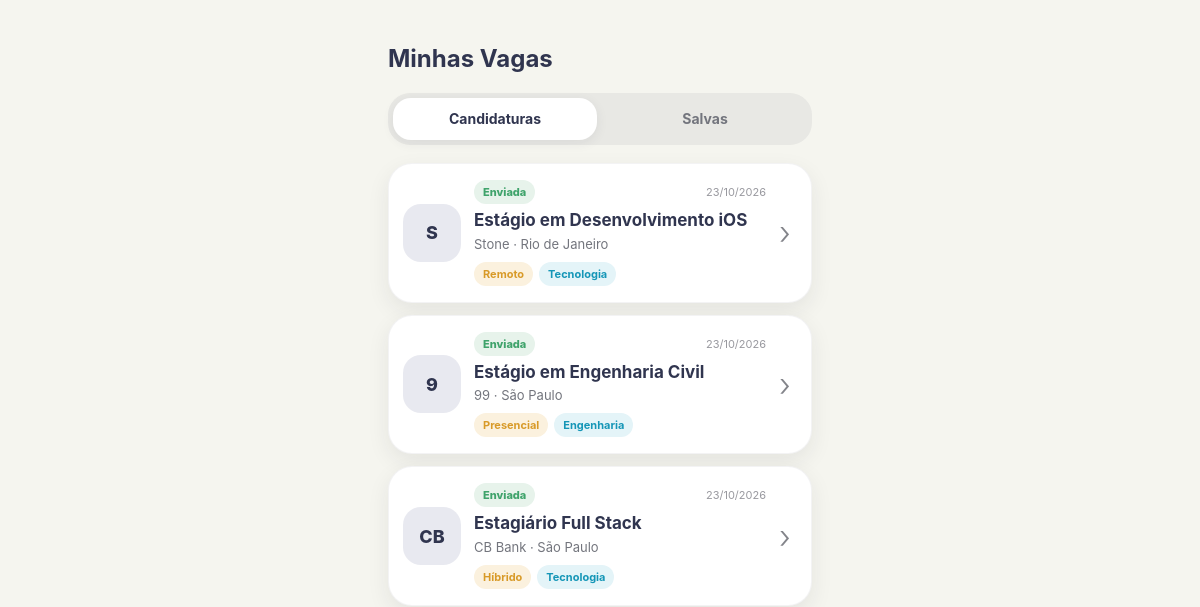
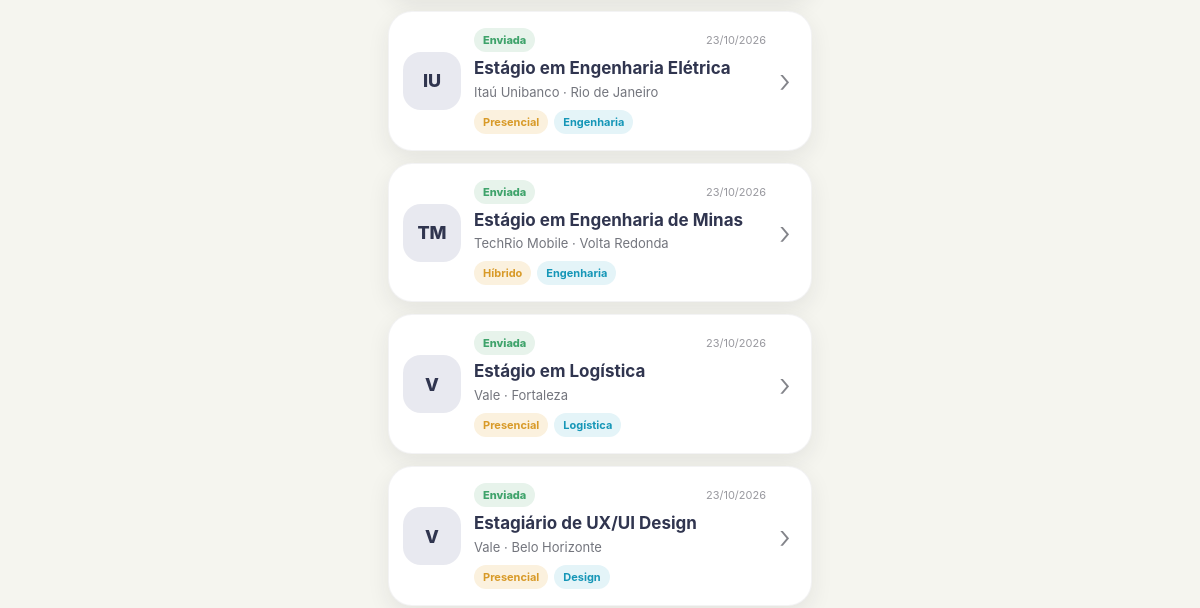
/candidaturas/ (signed in, upper part), run on an earlier commit of the app's database (2 pictures, top to bottom).
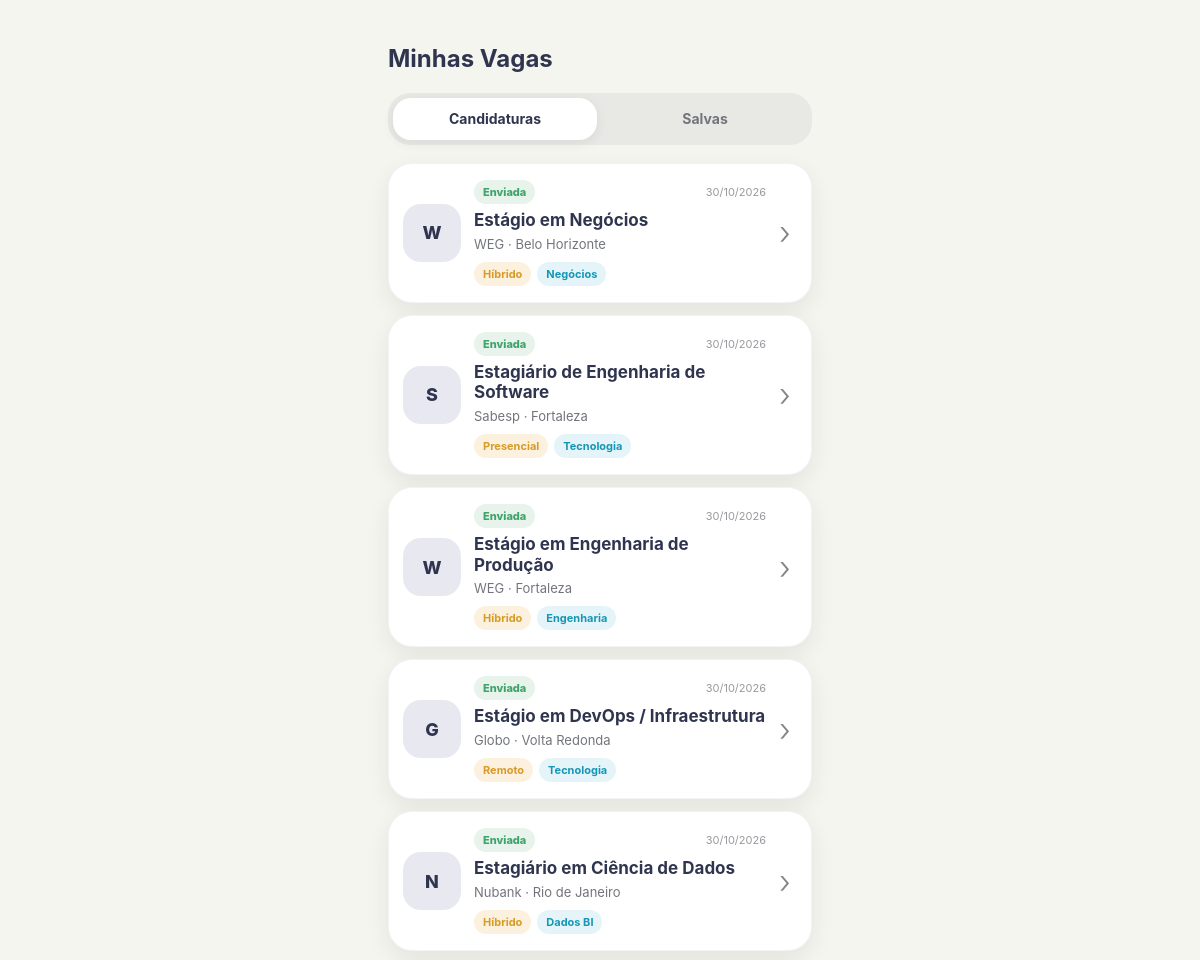
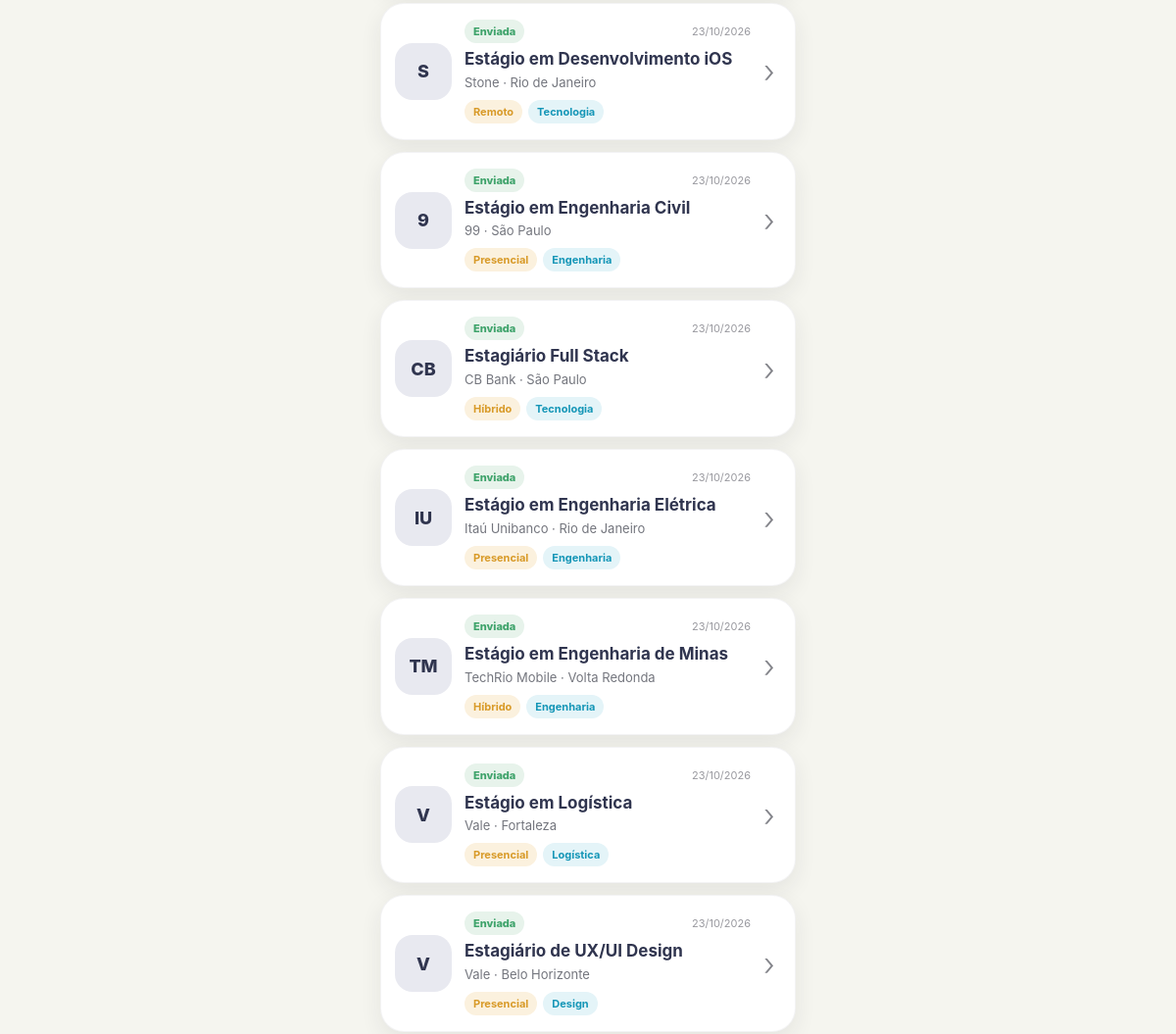
And on a later commit of the database (2 pictures, top to bottom).
### connectoapp/models.py (models this page shows, shortened)
class Candidatura(models.Model):
    ORIGENS = [
        ("home", "Home"),
        ("match", "Match"),
        ("detalhe", "Detalhe da vaga"),
    ]
    usuario = models.ForeignKey(
        settings.AUTH_USER_MODEL,
        on_delete=models.CASCADE,
        related_name="candidaturas_connecto",
    )
    oportunidade = models.ForeignKey(
        Oportunidade,
        on_delete=models.CASCADE,
        related_name="candidaturas",
    )
    data_candidatura = models.DateTimeField(auto_now_add=True)
    status = models.CharField(max_length=50, default="Enviada")
    origem = models.CharField(max_length=20, choices=ORIGENS, default="home")
    class Meta:
        constraints = [
            models.UniqueConstraint(
                fields=["usuario", "oportunidade"],
                name="candidatura_usuario_oportunidade_unica",
            )
        ]
        ordering = ["-data_candidatura"]

class Oportunidade(models.Model):
    MODALIDADES = [
        ("Presencial", "Presencial"),
        ("Híbrido", "Híbrido"),
        ("Remoto", "Remoto"),
    ]
    titulo = models.CharField(max_length=120)
    descricao = models.TextField()
    instituicao = models.CharField(max_length=100, blank=True)
    prazo = models.DateField(null=True, blank=True)
    empresa = models.ForeignKey(
        Empresa,
        on_delete=models.CASCADE,
        related_name="oportunidades",
    )
    cidade = models.CharField(max_length=100, blank=True)
    local = models.CharField(max_length=150, blank=True)
    modalidade = models.CharField(
        max_length=20,
        choices=MODALIDADES,
        default="Presencial",
    )
    area = models.CharField(max_length=100, blank=True)
    bolsa = models.DecimalField(max_digits=10, decimal_places=2, null=True, blank=True)
    requisitos = models.TextField(blank=True, help_text="Um requisito por linha")
    ativa = models.BooleanField(default=True)
    publicada_em = models.DateTimeField(auto_now_add=True)
    class Meta:
        ordering = ["-publicada_em", "-id"]

class Empresa(models.Model):
    usuario = models.OneToOneField(
        settings.AUTH_USER_MODEL,
        on_delete=models.CASCADE,
        related_name="empresa",
        null=True,
        blank=True
    )
    nome = models.CharField(max_length=100)
    email = models.EmailField()
    descricao = models.TextField(blank=True)
    @property
    def iniciais(self):
        partes = [parte for parte in self.nome.split() if parte]
        return "".join(parte[0] for parte in partes[:2]).upper() or "EM"

### connectoapp/views.py (the view)
# urls.py: path("candidaturas/", views.candidaturas, name="candidaturas"),
@login_required
def candidaturas(request):
    candidaturas_usuario = (
        Candidatura.objects.filter(usuario=request.user)
        .select_related("oportunidade__empresa")
    )
    return render(
        request,
        "candidaturas.html",
        {"candidaturas": candidaturas_usuario},
    )

### template/candidaturas.html (shortened to what this page needs)
{% load static %}
{% load i18n %}
<!DOCTYPE html>
<html lang="pt-BR">
<head>
  <link rel="stylesheet" href="{% static 'connecto_ui.css' %}">
  <link rel="stylesheet" href="{% static 'candidaturas.css' %}">
  {% include 'includes/tema_head.html' %}
</head>
<body class="connecto-page applications-page">
  <main class="standard-shell applications-shell">
    <header class="applications-header">
      <h2>{% trans "Minhas Vagas" %}</h2>
    </header>
    <nav class="applications-tabs" aria-label="{% trans 'Minhas vagas' %}">
      <a href="{% url 'candidaturas' %}" class="applications-tab active">{% trans "Candidaturas" %}</a>
      <a href="{% url 'favoritas' %}" class="applications-tab">{% trans "Salvas" %}</a>
    </nav>
    {% if candidaturas %}
      <section class="applications-list" aria-label="{% trans 'Candidaturas realizadas' %}">
        {% for candidatura in candidaturas %}
          <a href="{% url 'detalhe_vaga' candidatura.oportunidade.id %}" class="application-card">
            <div class="application-company-icon" aria-hidden="true">
              {{ candidatura.oportunidade.empresa.iniciais }}
            </div>
            <div class="application-content">
              <div class="application-status-row">
                <span class="application-status">{{ candidatura.status }}</span>
                <time datetime="{{ candidatura.data_candidatura|date:'Y-m-d' }}">
                  {{ candidatura.data_candidatura|date:"d/m/Y" }}
                </time>
              </div>
              <h2>{{ candidatura.oportunidade.titulo }}</h2>
              <p class="application-company">
                {{ candidatura.oportunidade.empresa.nome }}
                {% if candidatura.oportunidade.cidade %} · {{ candidatura.oportunidade.cidade }}{% endif %}
              </p>
              <div class="application-tags">
                {% if candidatura.oportunidade.modalidade %}
                  <span class="application-tag application-tag--mode">{{ candidatura.oportunidade.modalidade }}</span>
                {% endif %}
                {% if candidatura.oportunidade.area %}
                  <span class="application-tag application-tag--area">{{ candidatura.oportunidade.area }}</span>
                {% endif %}
              </div>
            </div>
            <span class="application-chevron" aria-hidden="true">›</span>
          </a>
        {% endfor %}
      </section>
    {% endif %}
  </main>
</body>
</html>

What changed in the data, as far as the page shows it:
added Candidatura: oportunidade.empresa.iniciais "W", status "Enviada", data_candidatura "30/10/2026", oportunidade.titulo "Estágio em Negócios", oportunidade.empresa.nome "WEG", oportunidade.cidade "Belo Horizonte", oportunidade.modalidade "Híbrido", oportunidade.area "Negócios"
added Candidatura: oportunidade.empresa.iniciais "S", status "Enviada", data_candidatura "30/10/2026", oportunidade.titulo "Estagiário de Engenharia de Software", oportunidade.empresa.nome "Sabesp", oportunidade.cidade "Fortaleza", oportunidade.modalidade "Presencial", oportunidade.area "Tecnologia"
added Candidatura: oportunidade.empresa.iniciais "W", status "Enviada", data_candidatura "30/10/2026", oportunidade.titulo "Estágio em Engenharia de Produção", oportunidade.empresa.nome "WEG", oportunidade.cidade "Fortaleza", oportunidade.modalidade "Híbrido", oportunidade.area "Engenharia"
added Candidatura: oportunidade.empresa.iniciais "G", status "Enviada", data_candidatura "30/10/2026", oportunidade.titulo "Estágio em DevOps / Infraestrutura", oportunidade.empresa.nome "Globo", oportunidade.cidade "Volta Redonda", oportunidade.modalidade "Remoto", oportunidade.area "Tecnologia"
added Candidatura: oportunidade.empresa.iniciais "N", status "Enviada", data_candidatura "30/10/2026", oportunidade.titulo "Estagiário em Ciência de Dados", oportunidade.empresa.nome "Nubank", oportunidade.cidade "Rio de Janeiro", oportunidade.modalidade "Híbrido", oportunidade.area "Dados BI"
